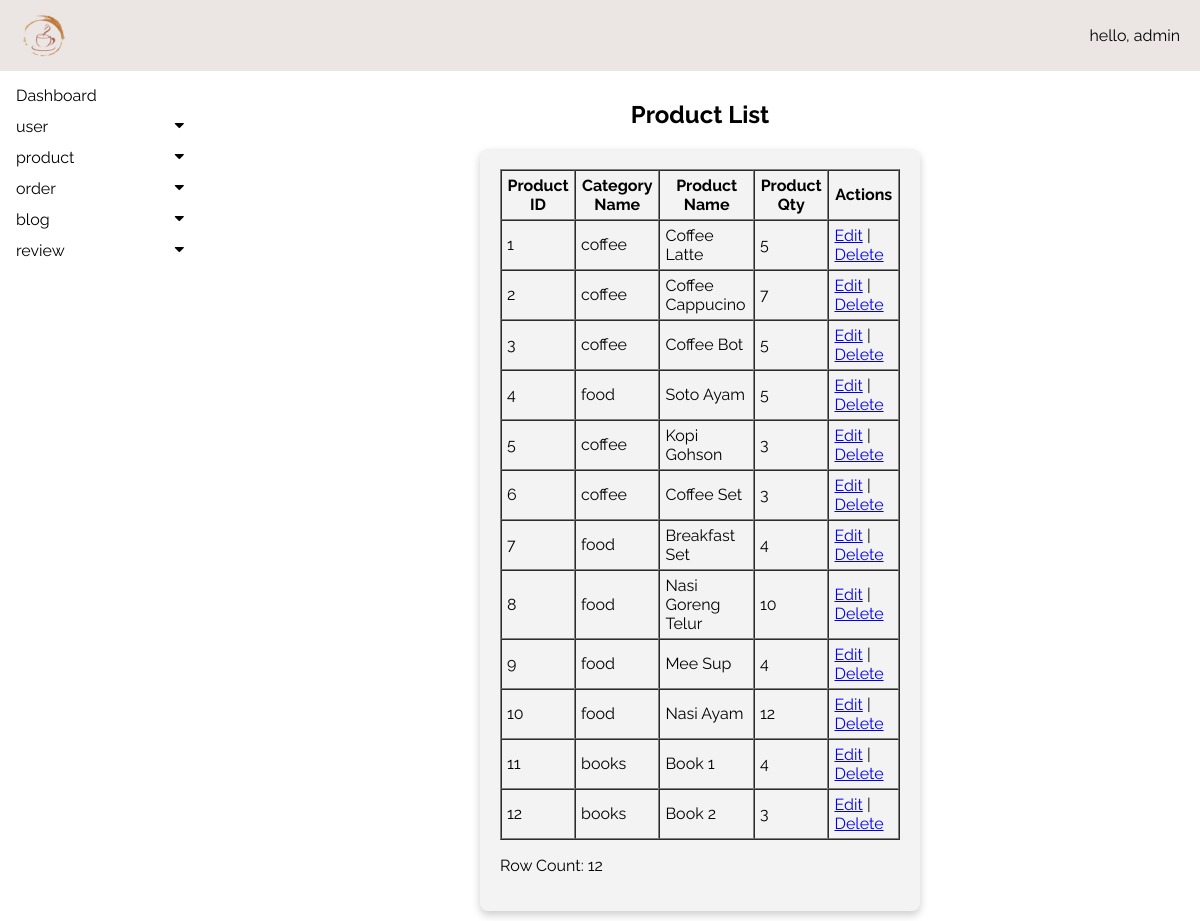
/admin/modules/products/viewProduct.php, run on the app's committed database.
### tables this page shows
CREATE TABLE `product` (
  `productID` int(11) NOT NULL,
  `productName` varchar(100) NOT NULL,
  `productImg` varchar(100) NOT NULL,
  `categoryID` int(11) NOT NULL,
  `productQty` int(11) NOT NULL,
  `productPrice` decimal(8,2) NOT NULL
);

CREATE TABLE `category` (
  `categoryID` int(11) NOT NULL,
  `categoryName` varchar(100) NOT NULL,
  `categoryDesc` varchar(100) NOT NULL,
  `createDate` timestamp NOT NULL DEFAULT current_timestamp()
);

### admin/modules/products/viewProduct.php (the view, shortened to what this page needs)
<?php
include("../../config/config.php");
?>
<!DOCTYPE html>
<html lang="en">
<head>
    <link rel="stylesheet" href="https://cdnjs.cloudflare.com/ajax/libs/font-awesome/4.7.0/css/font-awesome.min.css">
    <link rel="stylesheet" type="text/css" href="<?php echo ADMIN_BASE_URL; ?>/css/admin.css">
</head>
<body>
    <div class="topNav">
        <div class="logo-container">
            <a href="http://localhost/ppms/admin/"><img src="http://localhost/ppms/img/icon.png" alt="logo"
                    class="logo"></a>
        </div>
        <div>
            <p>hello, admin</p>
        </div>
    </div>
    <?php include("../../includes/sideNav.php"); ?>
    <div class="main">
        <h2 style="text-align: center;">Product List</h2>
        <div class="rowform">
            <?php
            $sql_product = "SELECT p.productID, p.productName, p.productImg, p.categoryID,
            c.categoryID, c.categoryName, p.productQty, p.productPrice
            FROM product p, category c
            WHERE p.categoryID = c.categoryID
            ORDER BY p.productID ASC";
            $result = mysqli_query($conn, $sql_product);
            $rowcount = mysqli_num_rows($result);
            if ($rowcount > 0) {
                echo "<table border='1' cellpadding='5' cellspacing='0' width='100%'>";
                echo "<tr>";
                echo "<th>Product ID</th>";
                echo "<th>Category Name</th>";
                echo "<th>Product Name</th>";
                echo "<th>Product Qty</th>";
                echo "<th>Actions</th>";
                echo "</tr>";
                while ($row = mysqli_fetch_assoc($result)) {
                    echo "<tr>";
                    echo "<td>" . htmlspecialchars($row["productID"]) . "</td>";
                    echo "<td>" . htmlspecialchars($row["categoryName"]) . "</td>";
                    echo "<td>" . htmlspecialchars($row["productName"]) . "</td>";
                    echo "<td>" . htmlspecialchars($row["productQty"]) . "</td>";
                    echo "<td>";
                    echo "<a href='editProduct.php?id=" . urlencode($row["productID"]) . "'>Edit</a> | ";
                    echo "<a href='?action=delete&id=" . urlencode($row["productID"]) . "' onclick='return confirm(\"Are you sure you want to delete this product?\");'>Delete</a>";
                    echo "</td>";
                    echo "</tr>";
                }
                echo "</table>";
                echo "<p>Row Count: $rowcount</p>";
            } else {
                echo "<p>No results found.</p>";
            }
            ?>
        </div>
    </div>
</body>
</html>

### admin/css/admin.css (style rules this page uses)
body { font-family: "Raleway", sans-serif; margin: 0; padding: 0; background-color: white; }
.topNav { display: flex; justify-content: space-between; align-items: center; background-color:#ebe6e4; color: black; padding: 10px 20px; position: fixed; top: 0; left: 0; width: 100%; z-index: 2; box-sizing: border-box; }
.topNav img { height: 50px; }
.topNav a { color: black; text-decoration: none; font-size: 16px; display: flex; align-items: center; }
.main { margin-top: 70px; margin-left: 200px; padding: 10px 10px; }
.rowform { max-width: 400px; padding: 20px; background-color: #f3f3f3; border-radius: 8px; box-shadow: 0 4px 8px rgba(0, 0, 0, 0.2); margin: auto; }

### data on the page
product: productID "1", categoryID.categoryName "coffee", productName "Coffee Latte", productQty "5"
product: productID "2", categoryID.categoryName "coffee", productName "Coffee Cappucino", productQty "7"
product: productID "3", categoryID.categoryName "coffee", productName "Coffee Bot", productQty "5"
product: productID "4", categoryID.categoryName "food", productName "Soto Ayam", productQty "5"
product: productID "5", categoryID.categoryName "coffee", productName "Kopi Gohson", productQty "3"
product: productID "6", categoryID.categoryName "coffee", productName "Coffee Set", productQty "3"
product: productID "7", categoryID.categoryName "food", productName "Breakfast Set", productQty "4"
product: productID "8", categoryID.categoryName "food", productName "Nasi Goreng Telur", productQty "10"
product: productID "9", categoryID.categoryName "food", productName "Mee Sup", productQty "4"
product: productID "10", categoryID.categoryName "food", productName "Nasi Ayam", productQty "12"
product: productID "11", categoryID.categoryName "books", productName "Book 1", productQty "4"
product: productID "12", categoryID.categoryName "books", productName "Book 2", productQty "3"

### other printed values
$rowcount "12"
